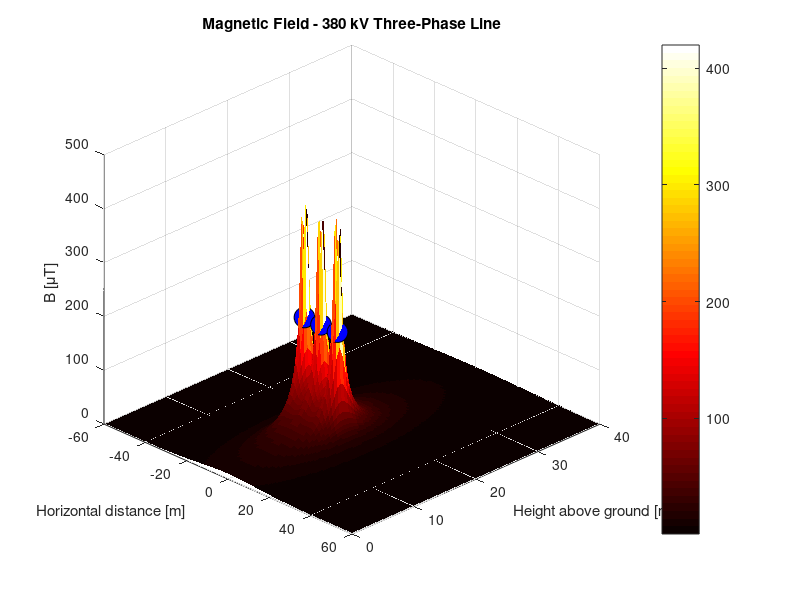
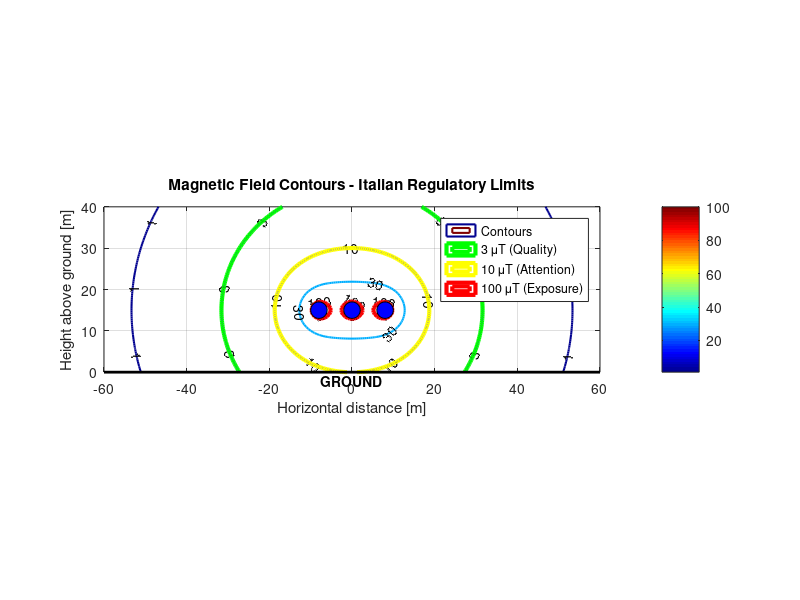
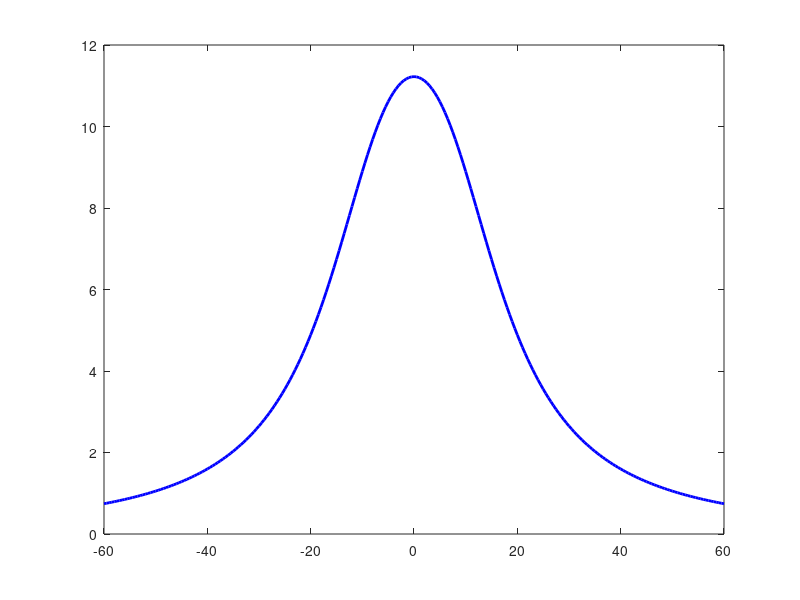

Here is the MATLAB script that generated these plots, in order: (Note: this script raises an error after producing the figures.)
%% EXAMPLE: Three-Phase 380 kV Power Line
%
% This example shows how to calculate the magnetic field generated by a
% high-voltage power line (380 kV) with a three-phase configuration.
%
% SCENARIO:
%   A 380 kV power line passes 15 meters above the ground.
%   The three conductors are arranged horizontally with 8 meters spacing.
%   The RMS current is 1000 A.
%   We want to determine the safety clearance.
%
% Author: Federico Sabbadini
% Date: 2024

%% SETUP
close all; clc; clear;
addpath('../src/core');  % Functions path

%% PROBLEM PARAMETERS

% RMS current in the line [A]
I0 = 1000;

% Positions of the three conductors (horizontal three-phase system)
%   Phase R: x = -8 m
%   Phase S: x =  0 m (center)
%   Phase T: x = +8 m
%   All at 15 m above ground
conductor_height = 15;  % [m]
spacing = 8;            % [m]

conductors = [-spacing, conductor_height;   % Phase R
                0,       conductor_height;   % Phase S
                spacing, conductor_height];  % Phase T

% Three-phase phase shift (120° between phases)
phases = [0, 2*pi/3, 4*pi/3];  % radians

%% COMPUTATION GRID

% Area of interest: from -60 to +60 m in x, from 0 to 40 m in y (above ground)
x = -60:0.5:60;
y = 0:0.5:40;
[X, Y] = meshgrid(x, y);

%% MAGNETIC FIELD CALCULATION

% Vacuum permeability
mu0 = 4*pi*1e-7;

% Initialize field components
Bx_total = zeros(size(X));
By_total = zeros(size(Y));

% Sum contributions from the three conductors
for i = 1:3
    % Complex current (with phase shift)
    I = I0 * exp(1j * phases(i));
    
    % Conductor position
    xc = conductors(i, 1);
    yc = conductors(i, 2);
    
    % Distance to observation points
    R = sqrt((X - xc).^2 + (Y - yc).^2);
    R(R < 0.01) = 0.01;  % Avoid division by zero
    
    % Magnetic field magnitude
    B = mu0 * I ./ (2 * pi * R);
    
    % Components (tangential to circle around conductor)
    Bx = -B .* (Y - yc) ./ R;
    By =  B .* (X - xc) ./ R;
    
    % Vector sum
    Bx_total = Bx_total + Bx;
    By_total = By_total + By;
end

% Total field magnitude [T] → [μT]
B_total = sqrt(abs(Bx_total).^2 + abs(By_total).^2);
B_uT = B_total * 1e6;

%% VISUALIZATION

% --- Figure 1: 3D surface of the field ---
figure('Name', 'B Field - Three-Phase 380 kV Line', 'Position', [100, 100, 800, 600]);
surf(x, y, B_uT, 'EdgeColor', 'none');
colormap('hot');
colorbar;
xlabel('Horizontal distance [m]');
ylabel('Height above ground [m]');
zlabel('B [μT]');
title('Magnetic Field - 380 kV Three-Phase Line');
view(45, 30);
grid on;

% Mark conductors
hold on;
for i = 1:3
    plot3(conductors(i,1), conductors(i,2), max(B_uT(:))/2, 'ko', 'MarkerSize', 15, 'MarkerFaceColor', 'b');
end
hold off;
saveas(gcf, 'ThreePhase_380kV_Bfield_3D.png');

% --- Figure 2: Contour lines (regulatory limits) ---
figure('Name', 'Magnetic Field Contours - Regulatory Limits', 'Position', [150, 150, 800, 600]);

% Limits: 3 μT (quality), 10 μT (attention), 100 μT (exposure)
levels = [0.3, 1, 3, 10, 30, 100];
[c, h] = contour(x, y, B_uT, levels, 'LineWidth', 1.5);
clabel(c, h, 'FontSize', 10);
colormap('jet');
colorbar;

% Highlight regulatory limits
hold on;
[c3, ~] = contour(x, y, B_uT, [3, 3], 'g', 'LineWidth', 3);
[c10, ~] = contour(x, y, B_uT, [10, 10], 'y', 'LineWidth', 3);
[c100, ~] = contour(x, y, B_uT, [100, 100], 'r', 'LineWidth', 3);

% Mark conductors
for i = 1:3
    plot(conductors(i,1), conductors(i,2), 'ko', 'MarkerSize', 12, 'MarkerFaceColor', 'b');
end

% Ground line
plot([-60, 60], [0, 0], 'k-', 'LineWidth', 2);
text(0, -2, 'GROUND', 'HorizontalAlignment', 'center', 'FontWeight', 'bold');

hold off;

xlabel('Horizontal distance [m]');
ylabel('Height above ground [m]');
title('Magnetic Field Contours - Italian Regulatory Limits');
legend('Contours', '3 μT (Quality)', '10 μT (Attention)', '100 μT (Exposure)', ...
       'Location', 'northeast');
axis equal;
grid on;
ylim([0, 40]);
saveas(gcf, 'ThreePhase_380kV_Bfield_Contours.png');

% --- Figure 3: Field profile at ground level ---
figure('Name', 'B Field Profile at Ground', 'Position', [200, 200, 800, 400]);

% Extract field at near-ground level (y = 1 m to avoid singularity)
idx_ground = find(y >= 1, 1);
B_ground = B_uT(idx_ground, :);

plot(x, B_ground, 'b-', 'LineWidth', 2);
hold on;

% Limit lines
yline(100, 'r--', '100 μT', 'LineWidth', 1.5, 'LabelHorizontalAlignment', 'left');
yline(10, 'y--', '10 μT', 'LineWidth', 1.5, 'LabelHorizontalAlignment', 'left');
yline(3, 'g--', '3 μT', 'LineWidth', 1.5, 'LabelHorizontalAlignment', 'left');

hold off;

xlabel('Distance from line [m]');
ylabel('B Field [μT]');
title(sprintf('B Field Profile at %.0f m Above Ground', y(idx_ground)));
grid on;
xlim([-60, 60]);
ylim([0, max(B_ground)*1.1]);
saveas(gcf, 'ThreePhase_380kV_Bfield_GroundProfile.png');

%% SAFETY DISTANCE ANALYSIS

fprintf('\n========================================\n');
fprintf('THREE-PHASE 380 kV LINE ANALYSIS\n');
fprintf('========================================\n\n');
fprintf('Parameters:\n');
fprintf('  Current: %d A (RMS)\n', I0);
fprintf('  Conductor height: %.0f m\n', conductor_height);
fprintf('  Conductor spacing: %.0f m\n\n', spacing);

fprintf('B Field at near-ground level (under the line): %.2f μT\n\n', B_uT(idx_ground, x==0));

% Find distances for different limits
analysis_limits = [100, 10, 3];
names = {'Exposure limit', 'Attention level', 'Quality target'};

fprintf('Safety distances (from line center):\n');
for i = 1:length(analysis_limits)
    lvl = analysis_limits(i);
    
    % Find where field drops below limit
    idx_ok = find(B_ground < lvl);
    if ~isempty(idx_ok)
        % Take minimum distance (closest to center)
        dist = min(abs(x(idx_ok)));
        fprintf('  %s (%d μT): %.1f m\n', names{i}, lvl, dist);
    else
        fprintf('  %s (%d μT): always below limit\n', names{i}, lvl);
    end
end

fprintf('\n========================================\n');
fprintf('Note: the safety clearance for new constructions\n');
fprintf('should be calculated based on the 3 μT value.\n');
fprintf('========================================\n');